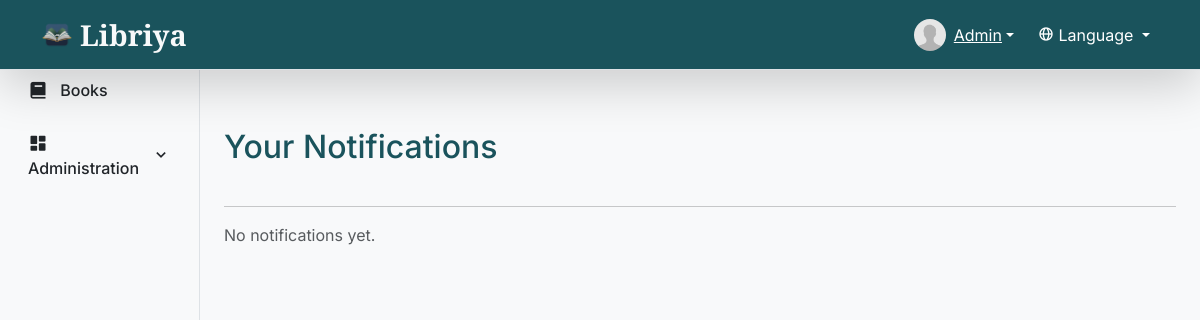
The page /notifications/ (signed in) on the database as committed earlier.
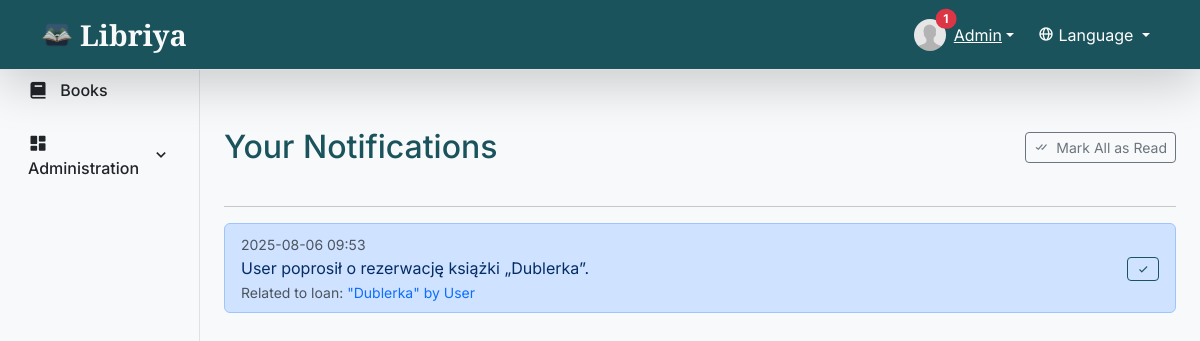
The same page on the database as committed later.
### app/models.py (models this page shows, shortened)
class Notification(db.Model):
    id = db.Column(db.Integer, primary_key=True)
    recipient_id = db.Column(db.Integer, db.ForeignKey('user.id'), nullable=False)
    sender_id = db.Column(db.Integer, db.ForeignKey('user.id'), nullable=True)
    message = db.Column(db.String(500), nullable=False)
    timestamp = db.Column(db.DateTime, default=datetime.datetime.utcnow)
    is_read = db.Column(db.Boolean, default=False)
    type = db.Column(db.String(100), nullable=False)
    loan_id = db.Column(db.Integer, db.ForeignKey('loan.id'), nullable=True)
    recipient = db.relationship('User', foreign_keys=[recipient_id], back_populates='received_notifications')
    sender = db.relationship('User', foreign_keys=[sender_id], back_populates='sent_notifications')
    loan = db.relationship('Loan', back_populates='notifications')

class Book(db.Model):
    id = db.Column(db.Integer, primary_key=True)
    isbn = db.Column(db.String(13), unique=True, nullable=False, index=True)
    title = db.Column(db.String(200), nullable=False, index=True)
    authors = db.relationship(
        'Author', secondary=book_authors, lazy='subquery', back_populates='books')
    genre_id = db.Column(db.Integer, db.ForeignKey(
        'genre.id'), nullable=False)
    year = db.Column(db.Integer, nullable=False)
    cover = db.Column(db.String(200))
    status = db.Column(db.String(50), default='available', nullable=False) # 'available', 'reserved', 'on_loan'

class User(UserMixin, db.Model):
    id = db.Column(db.Integer, primary_key=True)
    username = db.Column(db.String(50), unique=True,
                         nullable=False, index=True)
    email = db.Column(db.String(120), unique=True, nullable=False, index=True)
    password_hash = db.Column(db.String(128), nullable=False)
    image_file = db.Column(db.String(20), nullable=False,
                           default='default.jpg')
    loans = db.relationship('Loan', back_populates='user', lazy=True)
    is_admin = db.Column(db.Boolean, default=False)
    favorites = db.relationship('Book', secondary=favorites, lazy='subquery',
                                backref=db.backref('favorited_by', lazy=True))
    received_notifications = db.relationship('Notification', foreign_keys='Notification.recipient_id', back_populates='recipient', lazy=True, cascade='all, delete-orphan')
    sent_notifications = db.relationship('Notification', foreign_keys='Notification.sender_id', back_populates='sender', lazy=True)

### app/routes.py (the view)
@bp.route("/notifications/")
@login_required
def view_notifications():
    if current_user.is_admin:
        notifications = Notification.query.filter(Notification.recipient_id == current_user.id).order_by(Notification.timestamp.desc()).all()
    else:
        notifications = Notification.query.filter_by(recipient=current_user).order_by(Notification.timestamp.desc()).all()
    unread_notifications_count = Notification.query.filter_by(
        recipient=current_user, is_read=False
    ).count()
    return render_template("notifications.html", notifications=notifications, title=_("Your Notifications"),
                           unread_notifications_count=unread_notifications_count)

### app/__init__.py (called while the page is built)
@login_manager.user_loader
def load_user(user_id):
    from app.models import User
    return User.query.get(int(user_id))

### app/routes.py (called while the page is built)
@bp.context_processor
def inject_unread_notifications_count():
    if current_user.is_authenticated:
        unread_count = Notification.query.filter_by(recipient=current_user, is_read=False).count()
        return {'unread_notifications_count': unread_count}
    return {'unread_notifications_count': 0}

### app/templates/notifications.html (shortened to what this page needs)
{% extends "layout.html" %}
{% block content %}
<div class="container">
    <div class="d-flex justify-content-between align-items-center mb-3">
        <h2>{{ _('Your Notifications') }}</h2>
        {% if unread_notifications_count > 0 %}
        <form action="{{ url_for('main.mark_all_notifications_as_read') }}" method="POST">
            <button type="submit" class="btn btn-outline-secondary btn-sm">
                <i class='bx bx-check-double'></i> {{ _('Mark All as Read') }}
            </button>
        </form>
        {% endif %}
    </div>
    <hr>
    {% if notifications %}
    <ul class="list-group">
        {% for notification in notifications %}
        <li class="list-group-item d-flex justify-content-between align-items-center
            {% if not notification.is_read %} list-group-item-primary {% endif %}">
            <div>
                <small class="text-muted">{{ notification.timestamp.strftime('%Y-%m-%d %H:%M') }}</small>
                <p class="mb-0">{{ notification.message }}</p>
                {% if notification.loan %}
                    <small class="text-muted">
                        {{ _('Related to loan:') }} <a href="{{ url_for('main.loans') }}?user={{ notification.loan.user_id }}&status={{ notification.loan.status }}" class="text-decoration-none">
                            "{{ notification.loan.book.title }}" {{ _('by') }} {{ notification.loan.user.username }}
                        </a>
                    </small>
                {% endif %}
            </div>
            {% if not notification.is_read %}
            <form action="{{ url_for('main.mark_notification_as_read', notification_id=notification.id) }}" method="POST"
                style="display: inline;">
                <button type="submit" class="btn btn-outline-success btn-sm" data-bs-toggle="tooltip"
                    data-bs-placement="top" title="{{ _('Mark as Read') }}">
                    <i class='bx bx-check'></i>
                </button>
            </form>
            {% else %}
            <span class="badge bg-secondary">{{ _('Read') }}</span>
            {% endif %}
        </li>
        {% endfor %}
    </ul>
    {% else %}
    <p class="text-muted">{{ _('No notifications yet.') }}</p>
    {% endif %}
</div>
{% endblock %}

### app/templates/layout.html (shortened to what the changed rows need)
<!DOCTYPE html>
<html lang="en">
<head>
    <link href="https://cdn.jsdelivr.net/npm/bootstrap@5.3.3/dist/css/bootstrap.min.css" rel="stylesheet">
    <link href="https://unpkg.com/boxicons@2.1.4/css/boxicons.min.css" rel="stylesheet">
    <link rel="stylesheet" href="{{ url_for('static', filename='/css/style.css') }}">
    <link rel="stylesheet" href="https://cdn.jsdelivr.net/gh/lipis/flag-icons@7.0.0/css/flag-icons.min.css" />
</head>
<body class="{% if login_page %}login-background{% endif %}">
    <nav class="navbar navbar-expand-lg navbar-dark bg-custom-dark border-bottom shadow-lg fixed-top">
        <div class="container">
            <div class="collapse navbar-collapse" id="navbarSupportedContent">
                <ul class="navbar-nav ms-auto mb-2 mb-lg-0 d-flex align-items-center">
                    {% if current_user.is_authenticated %}
                    <li class="nav-item dropdown">
                        <a class="user-display dropdown-toggle d-flex align-items-center text-white" href="#"
                            role="button" id="userDropdown" data-bs-toggle="dropdown" aria-expanded="false">
                            <span class="position-relative d-inline-block me-2">
                                <img class="rounded-circle"
                                    src="{{ url_for('static', filename='uploads/' + current_user.image_file) }}"
                                    style="width: 32px; height: 32px; object-fit: cover;">
                                {% if unread_notifications_count and unread_notifications_count > 0 %}
                                    <span class="position-absolute top-0 start-100 translate-middle badge rounded-pill bg-danger">
                                        {{ unread_notifications_count }}
                                    </span>
                                {% endif %}
                            </span>
                        </a>
                    </li>
                    {% else %}
                    <li class="nav-item">
                        <a class="nav-link text-white" href="{{ url_for('main.login') }}">{{ _('Log In') }}</a>
                    </li>
                    {% endif %}
                </ul>
            </div>
        </div>
    </nav>
    <div class="container-fluid">
        <div class="row">
            <main
                class="{% if login_page %}col-12{% else %}col-md-10 ms-sm-auto{% endif %} main-content {% if login_page %}login-full-height{% else %}pt-5{% endif %}">
                {% block content %}{% endblock %}
            </main>
        </div>
    </div>
</body>
</html>

Rows that differ between the two databases and show on the page:
added Notification: timestamp "2025-08-06 09:53", message "User poprosił o rezerwację książki „Dublerka”.", loan.book "Dublerka", loan.user.username "User"
Other text that changed with them:
{{ unread_notifications_count }}: (not shown) → "1"
text no longer shown: "No notifications yet."
text now shown: "Mark All as Read"
